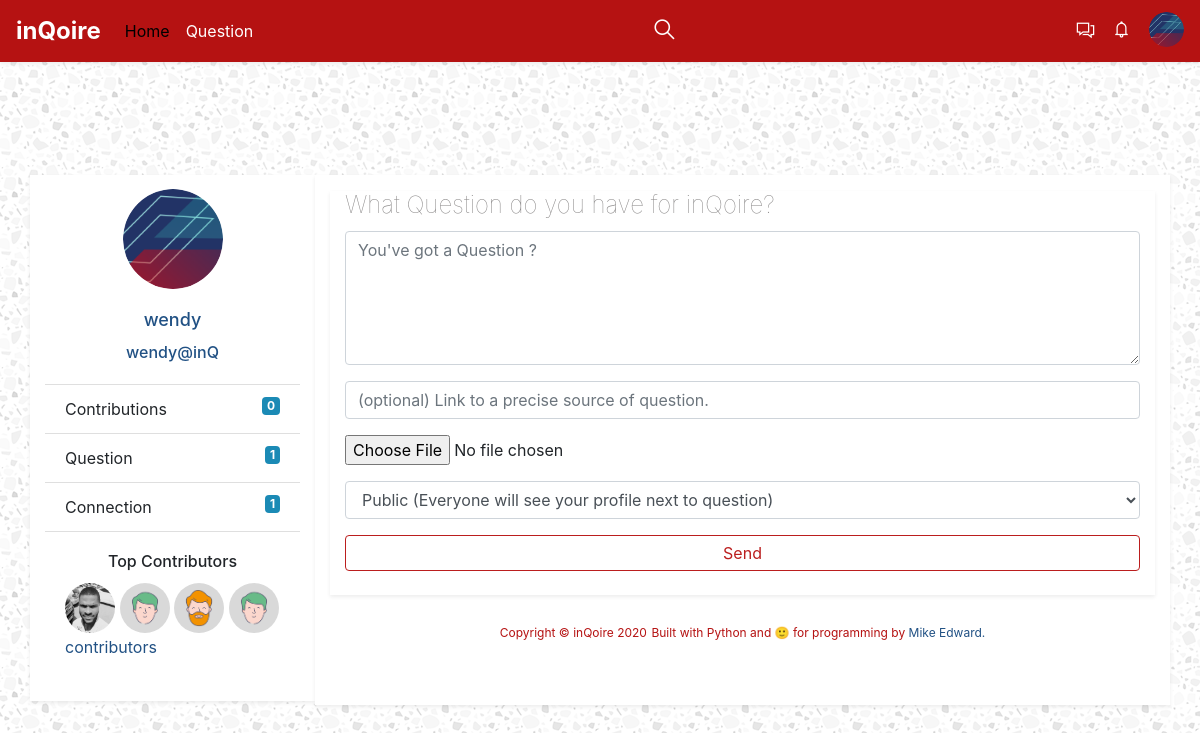
The page /question/ask/ (signed in) on the database its author committed.
### inqoire/users/models.py (models this page shows, shortened)
class User(AbstractUser):
    score   		            = models.PositiveSmallIntegerField(default=0,blank=True,null=True)
    phone_number                = models.CharField(max_length=16,blank=False,null=True,unique=True)
    joined_from_ip              = models.GenericIPAddressField(blank=True,null=True)
    last_seen_ip                = models.GenericIPAddressField(blank=True,null=True)
    activated_on                = models.DateTimeField(blank=True,null=True) # date account was activated after mail was sent.
    free_subscription_ends_on   = models.DateTimeField(blank=True,null=True) # set 1 month of site use,like its done on medium.com
    @property
    def full_name(self):
        if self.first_name and self.last_name:
            return self.last_name +' '+self.first_name
        return self.username
    @property
    def user_username(self):
        return "{0}@inQ".format(str(self.username))
    @property
    def questions_count(self):
        return self.questions.count
    def get_absolute_url(self):
        return reverse('users:user-view',args=[str(self.username)])
    @property
    def url(self):
        return self.get_absolute_url()
    @property
    def people_connected_to_count(self):
        return self.to_user.count()

class Profile(models.Model):
    owner           = models.OneToOneField(to=settings.AUTH_USER_MODEL,
                                            related_name='profile',
                                            on_delete=models.CASCADE)
    pic             = models.ImageField(upload_to=helpers.dp_upload_loc,blank=True,null=True)
    bio             = models.TextField(max_length=150,blank=True,null=True,default='This project was built as my #2 exercise with Python.')
    profession      = models.CharField(max_length=150,blank=True,null=True)
    gender          = models.CharField(max_length=6,blank=True,null=True)
    created         = models.DateTimeField(auto_now_add=True)
    updated         = models.DateTimeField(auto_now=True)
    class Meta:
        ordering       = ('-created',)
        verbose_name   = 'Profile'
        verbose_name_plural = 'Profiles'
    @property
    def pic_url(self):
        if self.pic:
            return self.pic.url
        return

### inqoire/question/views.py (the view, shortened to what this page needs)
# urls.py: path('ask/',views.question_page,name='question-page'),
@login_required
def question_page(request,template='question/questions.html',**kwargs):
	qform = QuestionForm()
	ctx = dict()
	ctx['qform'] = qform
	ctx['superuser'] = inQoireUser.objects.first()#test only
	return TemplateResponse(request,template,ctx)

### inqoire/question/forms.py
class QuestionForm(forms.ModelForm):
	text 	   = forms.CharField(widget=forms.Textarea,max_length=150,label='')
	file 	   = forms.FileField(label='',required=False,validators=[validate_uploaded_file])
	link 	   = forms.URLField(label='',max_length=350,required=False)
	asked_by_privacy = forms.ChoiceField(choices=ASK_BY_PRIVACY,label='')
	class Meta:
		model  = Question
		fields = ('text','link','file','asked_by_privacy',)
	def __init__(self,*args,**kwargs):
		super(QuestionForm,self).__init__(*args,**kwargs)
		self.fields['text'].widget.attrs.update({'placeholder':'You\'ve got a Question ?'})
		self.fields['text'].widget.attrs.update({'rows':'5','cols':'20'})
		self.fields['link'].widget.attrs.update({'placeholder':'(optional) Link to a precise source of question.'})

### inqoire/account/context_processors.py (called while the page is built)
def is_auth(request):
	flag = False
	if request.user.is_authenticated:
		flag = True
	return {'is_auth':flag}

### inqoire/question/models.py (called while the page is built)
    def get_queryset(self):
        return QuestionQuerySet(self.model,using=self._db)

### inqoire/utils/ip.py (called while the page is built)
def visitor_ip_address(request):
	x_forwarded_for = request.META.get('HTTP_FORWARDED_FOR')
	if x_forwarded_for:
		ip = x_forwarded_for.split(',')[0]
	else:
		ip = request.META.get('REMOTE_ADDR')
	return ip

### templates/question/questions.html (shortened to what this page needs)
{% extends '_layout.html' %}
{% load static %}
{% load crispy_forms_tags %}
{% block nav %}
	{% include 'partials/_nav.html' %}
{% endblock %}
{% block search %}
<section class="container search-container">
  <section class="row">
    <section class="col-lg-12">
    </section>
  </section>
</section>
{% endblock %}
{% block content %}
	<section class="container content-container">
		<section class="row" style="margin-top: 7em;">
				<div class="card col-lg-3 shadow-sm aside-card mb-1">
				  {% if is_auth %}
					  {% if request.user.profile.pic %}
					  <img src="{{request.user.profile.pic_url}}" class="avatar-aside" alt="...">
					  {% else %}
					  <img src="{% static 'img/avatar.jpg' %}" class="avatar-aside" alt="...">
					  {% endif %}
					  <div class="card-body card-body-height">
					    <h5 class="card-title card-title-h5 text-center"><a href="{{request.user.url}}">{{ request.user.full_name }}</a></h5>
					    <h6 class="card-title text-center"><a href="{{request.user.url}}">{{request.user.user_username}}</a></h6>
					  </div>
					  <ul class="list-group list-group-flush clear-fix">
					    <li class="list-group-item">Contribution{{request.user.contribs.count|pluralize}}<span class="badge badge-light float-right">{{request.user.contribs.count}}</span></li>
					    <li class="list-group-item">Question{{request.user.questions_count|pluralize}}<span class="badge badge-light float-right">{{request.user.questions_count}}</span></li>
					    <li class="list-group-item">Connection{{request.user.people_connected_to_count|pluralize}}<span class="badge badge-light float-right">{{request.user.people_connected_to_count}}</span></li>
					  </ul>
				  {% endif %}
				  <div class="card-body">
				    <h6 class="card-title text-center">Top Contributors</h6>
				    	<a href="{{superuser.url}}"><img src="{{superuser.profile.pic_url}}" class="c-avatar"/></a>
				    	<a href="#"><img src="{% static 'img/contrib-avatar/2.png' %}" class="c-avatar"/></a>
				    	<a href="#"><img src="{% static 'img/contrib-avatar/1.png' %}" class="c-avatar"/></a>
				    	<a href="#"><img src="{% static 'img/contrib-avatar/2.png' %}" class="c-avatar"/></a>
				    <p><a href="#" class="card-link float-right">contributors</a></p>
				  </div>
				</div>
			<section class="col-lg-9 shadow-sm right-col-sec">
				<section class="col-lg-12">
					<section class="row">
						<section class="col-lg-12 mt-3 shadow-sm pb-4">
							  <div class="row">
							  	<div class="col-lg-12">
							  		<h4 class="q-title">What Question do you have for inQoire?</h4>
							  	</div>
							  </div>
							  <form action="." method="POST" enctype="multipart/form-data" class="question-form">
							  	{{qform|crispy}}
							  	<button class="btn btn-default btn-q">Send</button>
							  </form>
						</section>
						<section class="col-lg-12 mt-4 text-center">
							<p class="cpoy-right-text">Copyright &copy inQoire 2020</p>
							<p class="cpoy-right-text">Built with Python and 🙂 for programming by
								<a href="https://github.com/kraft99">  Mike Edward.</a></p>
						</section>
					</section>
				</section>
			</section>
		</section>
	</section>
{% endblock %}

### templates/partials/_nav.html (shortened to what this page needs)
{% load static %}
<nav class="navbar navbar-expand-lg navbar-light bg-light shadow-sm fixed-top nav-page">
  <a class="navbar-brand" href="{% url 'index' %}">inQoire</a>
  <div class="collapse navbar-collapse" id="navbarSupportedContent">
    <ul class="navbar-nav mr-auto">
      <li class="nav-item">
        <a class="nav-link active-link" href="{% url 'index' %}">Home</a>
      </li>
      {% if is_auth %}
      <li class="nav-item">
        <a class="nav-link" href="{% url 'question:question-page' %}">Question</a>
      </li>
      {% endif %}
    </ul>
    <ul class="nav justify-content-center">
       <li class="nav-item search-icon-span">
        <span class="nav-link"><i class="la la-search"></i></span>
       </li>
    </ul>
    {% if is_auth %}
    <ul class="navbar-nav ml-auto">
       <li class="nav-item">
        <span class="nav-link"><i class="la la-comments"></i></span>
       </li>
       <li class="nav-item">
        <span class="nav-link"><i class="la la-bell"></i></span>
       </li>
	     <li class="nav-item dropdown dropleft">
          <img src="{% if request.user.profile.pic %}{{request.user.profile.pic_url}}{% else %}{% static 'img/avatar.jpg' %}{% endif%}" class="nav-avatar-responsive dropdown-toggle" id="navbarDropdownMenuLink" data-toggle="dropdown" aria-haspopup="true" aria-expanded="false"/>
      </li>
    </ul>
    {% endif %}
  </div>
</nav>

### static/static_env/css/styles.css (style rules this page uses)
a { text-decoration: none; }
ul li a.active-link { color: #000 !important; }
.nav-avatar-responsive { width: 35px; height: 35px; border-radius: 50%; margin-left:.6em; vertical-align: -webkit-baseline-middle; }
.navbar-brand { color: #fff !important; font-weight: bolder; font-family: unset; font-size: 1.5em; }
.nav-page { background: #b51212 !important; color:#fff; }
.nav-link { color:#fff !important; }
.dropleft .dropdown-toggle::before { display:none !important; }
.la-bell,.la-comments { font-size: 20px; font-weight: 100; cursor: pointer; }
.la-search { font-size: 25px; transform: rotate(-90deg); cursor: pointer; }
.search-container { position: relative; }
.search-container .row { margin-top: 3.9em; }
.content-container { background:transparent; }
.card { border-radius:0 !important; }
.right-col-sec { background-color:#fff; }
.aside-card { border: none; max-height: 550px !important; }
.avatar-aside { width: 100px; height: 100px; border-radius: 50%; display: inline-block; margin: auto; margin-top: .85em; max-width: 100%; }
.badge-light { color: #ffffff !important; background-color: #1b8ab5 !important; }
.card-body-height { max-height: 95px !important; }
.c-avatar { width:50px; height:50px; border-radius:50%; margin-bottom:2px; }
.card-title-h5 { color: #888686; font-size: 18px; }
.cpoy-right-text { color: #b51212; font-size: 12px; }
p { display:inline-block; }
a { color:#215184; }

### rows shown on the page
User: pic (picture), user.profile.pic_url (picture), user.full_name "wendy", user.user_username "wendy@inQ", user.contribs.count "0", user.questions_count "1", user.people_connected_to_count "1"
User: profile.pic_url (picture)
